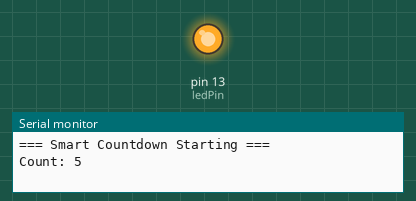
The sketch below on a simulated Arduino Uno, built with avr-gcc and run on an emulated ATmega328P. Shown: output pins drawn as LEDs (lit = HIGH), the last lines printed to the serial monitor.

Above: at 0.1 s.
At 40.1 s:
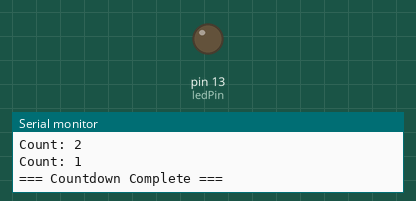
Timing chart, 0 to 41.6 s (numbered marks = the images above):
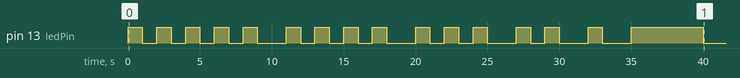

The sketch:

Assignment_1Kojo.ino
```cpp
int startValue = 5;
int ledPin = 13;

void flashLED(int times){
  for(int i = 0; i< times; i++){
    digitalWrite(ledPin, HIGH);
    delay(1000);
     digitalWrite(ledPin, LOW);
    delay(1000);
  }
}


void setup() {
  pinMode(ledPin, OUTPUT);
  Serial.begin(9600);

  Serial.println("=== Smart Countdown Starting ===");

  int count = startValue;
  while(count > 0){
    Serial.print("Count: ");
    Serial.println(count);

    flashLED(count);

    delay(1000);
    count = count - 1;
  }
  Serial.println("=== Countdown Complete ===");

  digitalWrite(ledPin, HIGH);
  delay(5000);
  digitalWrite(ledPin, LOW);

}


void loop() {}
```
